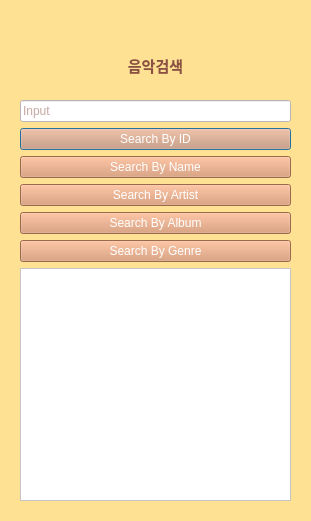
<?xml version="1.0" encoding="UTF-8"?>
<ui version="4.0">
 <class>Search</class>
 <widget class="QDialog" name="Search">
  <property name="geometry">
   <rect>
    <x>0</x>
    <y>0</y>
    <width>311</width>
    <height>521</height>
   </rect>
  </property>
  <property name="windowTitle">
   <string>Dialog</string>
  </property>
  <property name="styleSheet">
   <string notr="true">background-color: rgb(255, 225, 148);</string>
  </property>
  <widget class="QWidget" name="layoutWidget">
   <property name="geometry">
    <rect>
     <x>20</x>
     <y>100</y>
     <width>271</width>
     <height>401</height>
    </rect>
   </property>
   <layout class="QVBoxLayout" name="verticalLayout">
    <item>
     <widget class="QLineEdit" name="lineEdit">
      <property name="sizePolicy">
       <sizepolicy hsizetype="Expanding" vsizetype="Preferred">
        <horstretch>0</horstretch>
        <verstretch>0</verstretch>
       </sizepolicy>
      </property>
      <property name="styleSheet">
       <string notr="true">font: 75 9pt &quot;여기어때 잘난체 OTF&quot;;
background-color: rgb(255, 255, 255);
color: rgb(140, 80, 66);</string>
      </property>
      <property name="placeholderText">
       <string>Input</string>
      </property>
     </widget>
    </item>
    <item>
     <widget class="QPushButton" name="pushButton">
      <property name="sizePolicy">
       <sizepolicy hsizetype="Minimum" vsizetype="Preferred">
        <horstretch>0</horstretch>
        <verstretch>0</verstretch>
       </sizepolicy>
      </property>
      <property name="styleSheet">
       <string notr="true">background-color:rgb(217,148,108);font: 75 9pt &quot;여기어때 잘난체 OTF&quot;;
color: rgb(255, 255, 255);</string>
      </property>
      <property name="text">
       <string>Search By ID</string>
      </property>
     </widget>
    </item>
    <item>
     <widget class="QPushButton" name="pushButton_2">
      <property name="sizePolicy">
       <sizepolicy hsizetype="Minimum" vsizetype="Preferred">
        <horstretch>0</horstretch>
        <verstretch>0</verstretch>
       </sizepolicy>
      </property>
      <property name="styleSheet">
       <string notr="true">background-color:rgb(217,148,108);font: 75 9pt &quot;여기어때 잘난체 OTF&quot;;
color: rgb(255, 255, 255);</string>
      </property>
      <property name="text">
       <string>Search By Name</string>
      </property>
     </widget>
    </item>
    <item>
     <widget class="QPushButton" name="pushButton_3">
      <property name="sizePolicy">
       <sizepolicy hsizetype="Minimum" vsizetype="Preferred">
        <horstretch>0</horstretch>
        <verstretch>0</verstretch>
       </sizepolicy>
      </property>
      <property name="styleSheet">
       <string notr="true">background-color:rgb(217,148,108);font: 75 9pt &quot;여기어때 잘난체 OTF&quot;;
color: rgb(255, 255, 255);</string>
      </property>
      <property name="text">
       <string>Search By Artist</string>
      </property>
     </widget>
    </item>
    <item>
     <widget class="QPushButton" name="pushButton_4">
      <property name="sizePolicy">
       <sizepolicy hsizetype="Minimum" vsizetype="Preferred">
        <horstretch>0</horstretch>
        <verstretch>0</verstretch>
       </sizepolicy>
      </property>
      <property name="styleSheet">
       <string notr="true">background-color:rgb(217,148,108);font: 75 9pt &quot;여기어때 잘난체 OTF&quot;;
color: rgb(255, 255, 255);</string>
      </property>
      <property name="text">
       <string>Search By Album</string>
      </property>
     </widget>
    </item>
    <item>
     <widget class="QPushButton" name="pushButton_5">
      <property name="sizePolicy">
       <sizepolicy hsizetype="Minimum" vsizetype="Preferred">
        <horstretch>0</horstretch>
        <verstretch>0</verstretch>
       </sizepolicy>
      </property>
      <property name="styleSheet">
       <string notr="true">background-color:rgb(217,148,108);font: 75 9pt &quot;여기어때 잘난체 OTF&quot;;
color: rgb(255, 255, 255);</string>
      </property>
      <property name="text">
       <string>Search By Genre</string>
      </property>
     </widget>
    </item>
    <item>
     <widget class="QTextBrowser" name="textBrowser">
      <property name="styleSheet">
       <string notr="true">font: 75 7pt &quot;여기어때 잘난체 OTF&quot;;
background-color: rgb(255, 255, 255);</string>
      </property>
     </widget>
    </item>
   </layout>
  </widget>
  <widget class="QLabel" name="label">
   <property name="geometry">
    <rect>
     <x>115</x>
     <y>50</y>
     <width>81</width>
     <height>31</height>
    </rect>
   </property>
   <property name="font">
    <font>
     <family>여기어때 잘난체 OTF</family>
     <pointsize>11</pointsize>
     <weight>75</weight>
     <bold>true</bold>
    </font>
   </property>
   <property name="styleSheet">
    <string notr="true">color: rgb(140, 80, 66);</string>
   </property>
   <property name="text">
    <string>음악검색</string>
   </property>
   <property name="alignment">
    <set>Qt::AlignCenter</set>
   </property>
  </widget>
 </widget>
 <resources/>
 <connections/>
</ui>
